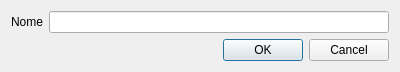
<?xml version="1.0" encoding="UTF-8"?>
<ui version="4.0">
 <class>ListDialog</class>
 <widget class="QDialog" name="ListDialog">
  <property name="geometry">
   <rect>
    <x>0</x>
    <y>0</y>
    <width>400</width>
    <height>71</height>
   </rect>
  </property>
  <property name="windowTitle">
   <string>Dialog</string>
  </property>
  <layout class="QFormLayout" name="formLayout">
   <item row="0" column="0">
    <widget class="QLabel" name="nameLabel">
     <property name="text">
      <string>Nome</string>
     </property>
    </widget>
   </item>
   <item row="0" column="1">
    <widget class="QLineEdit" name="nameLineEdit"/>
   </item>
   <item row="1" column="0" colspan="2">
    <widget class="QDialogButtonBox" name="buttonBox">
     <property name="orientation">
      <enum>Qt::Horizontal</enum>
     </property>
     <property name="standardButtons">
      <set>QDialogButtonBox::Cancel|QDialogButtonBox::Ok</set>
     </property>
    </widget>
   </item>
  </layout>
 </widget>
 <resources/>
 <connections>
  <connection>
   <sender>buttonBox</sender>
   <signal>accepted()</signal>
   <receiver>ListDialog</receiver>
   <slot>accept()</slot>
   <hints>
    <hint type="sourcelabel">
     <x>248</x>
     <y>254</y>
    </hint>
    <hint type="destinationlabel">
     <x>157</x>
     <y>274</y>
    </hint>
   </hints>
  </connection>
  <connection>
   <sender>buttonBox</sender>
   <signal>rejected()</signal>
   <receiver>ListDialog</receiver>
   <slot>reject()</slot>
   <hints>
    <hint type="sourcelabel">
     <x>316</x>
     <y>260</y>
    </hint>
    <hint type="destinationlabel">
     <x>286</x>
     <y>274</y>
    </hint>
   </hints>
  </connection>
 </connections>
</ui>
